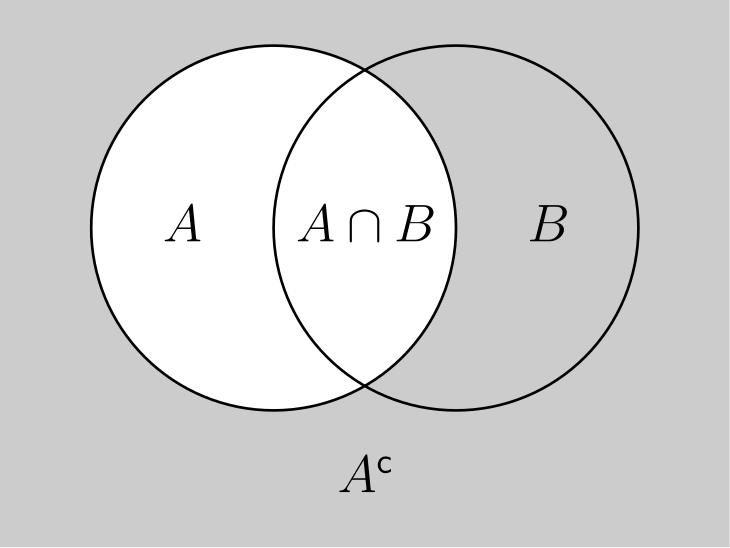

Reproduce this figure in Python.
import numpy as np, matplotlib.pyplot as plt, matplotlib.transforms as transforms
from matplotlib import rcParams
from pathlib import Path

rcParams['font.family'] = 'Computer Modern'
rcParams['text.usetex'] = True
rcParams['text.latex.preamble'] = r'\usepackage{amsmath}'

fig = plt.figure(figsize=(8, 6))
ax = fig.add_subplot()
ax.set_aspect('equal')
ax.axis('off')
ax.set_xlim(-8, 8)
ax.set_ylim(-6, 6)

fig.patch.set_facecolor((0.8, 0.8, 0.8))

ax.add_patch(plt.Circle(
    xy=(-2, 1),
    radius=4,
    facecolor='white',
    edgecolor='black',
    linewidth=2
))
ax.add_patch(plt.Circle(
    xy=(2, 1),
    radius=4,
    facecolor='None',
    edgecolor='black',
    linewidth=2
))

ax.annotate(
    xy=(0, 1),
    text=r'$A \cap B$',
    fontsize=40,
    va='center',
    ha='center'
)

ax.annotate(
    xy=(-4, 1),
    text='$A$',
    fontsize=40,
    va='center',
    ha='center'
)

ax.annotate(
    xy=(4, 1),
    text='$B$',
    fontsize=40,
    va='center',
    ha='center'
)

ax.annotate(
    xy=(0, -4.5),
    text=r'$A^{\mathsf{c}}$',
    fontsize=40,
    va='center',
    ha='center'
)

plt.tight_layout()

plt.savefig(Path(__file__).with_suffix('.svg'), format="svg", bbox_inches="tight", pad_inches=0)
